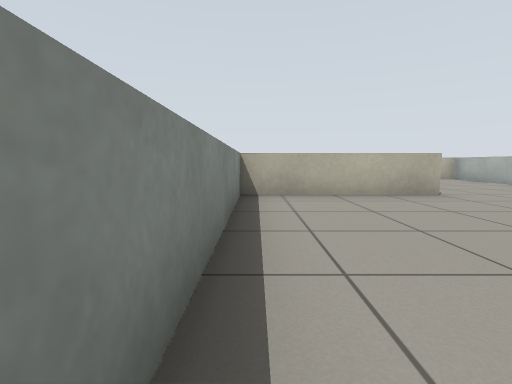
[1] (above)

24 first-person views from a walk through a world built for the Gazebo simulator. The camera is 0.62 m above the floor, tilts 6° down and sees 85° across. The floor is counted in squares, 1 m on a side. Each view is taken from the middle of a square. On the plan, view 1 faces up. The plan holds only what a view shows up to about 9 squares ahead; the rest is blank. Surface patterns are stand-ins for the level's own textures.

[2]
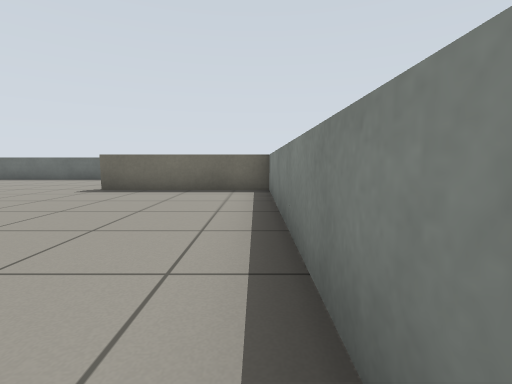

[3]
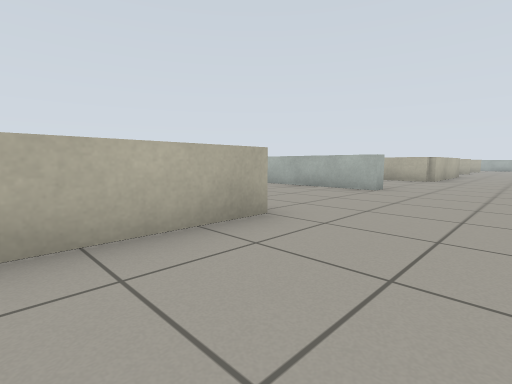

[4]
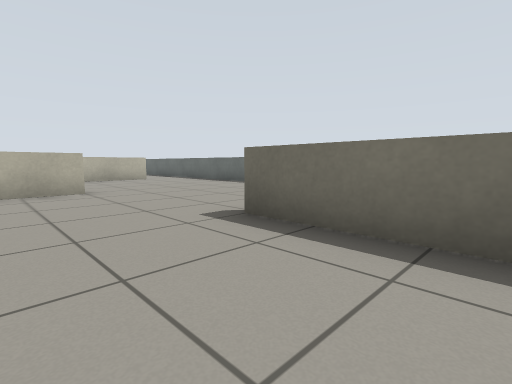

[5]
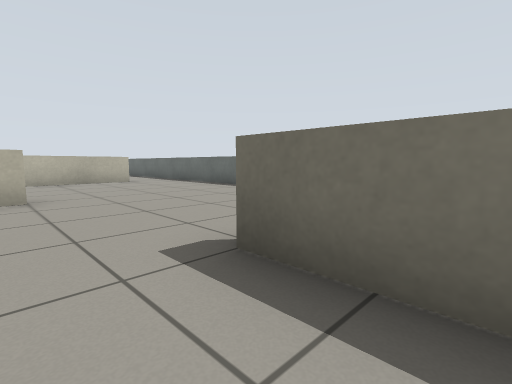

[6]
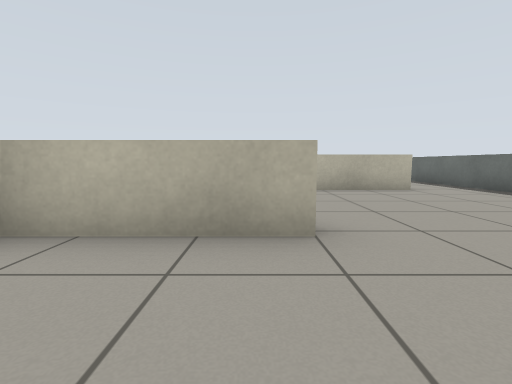

[7]
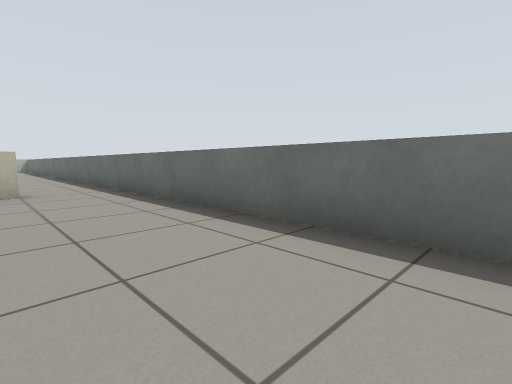

[8]
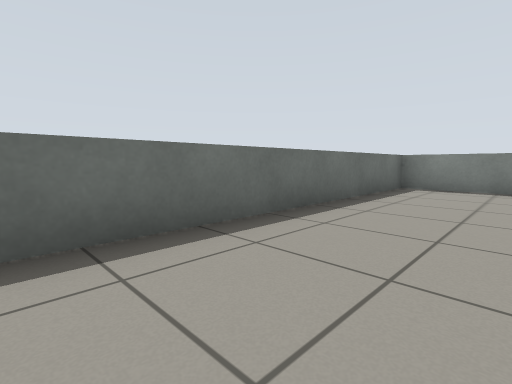

[9]
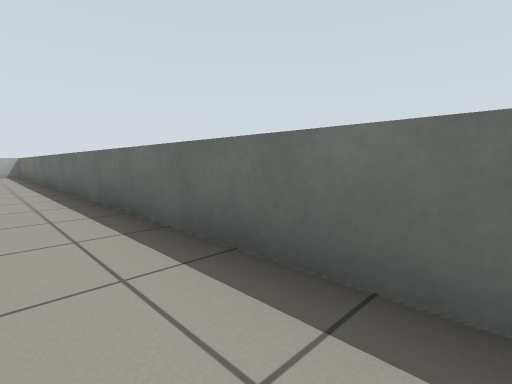

[10]
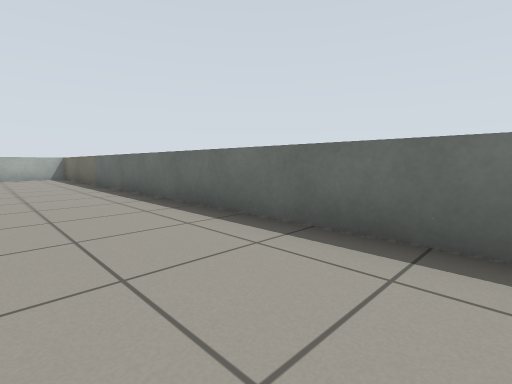

[11]
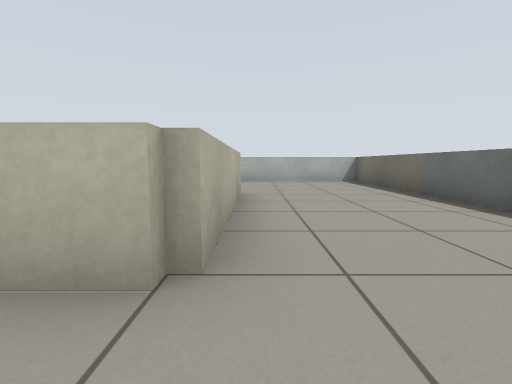

[12]
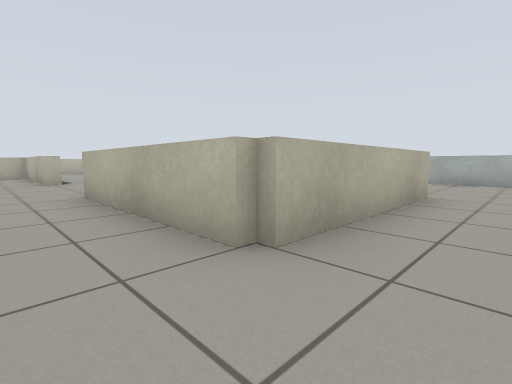

[13]
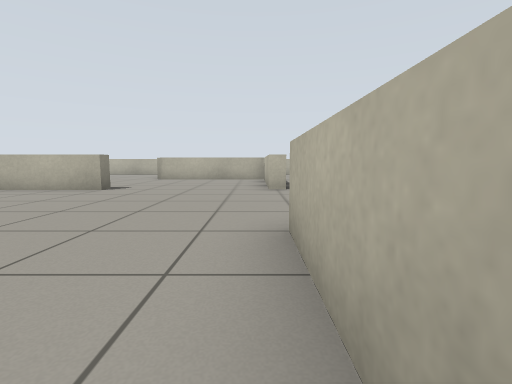

[14]
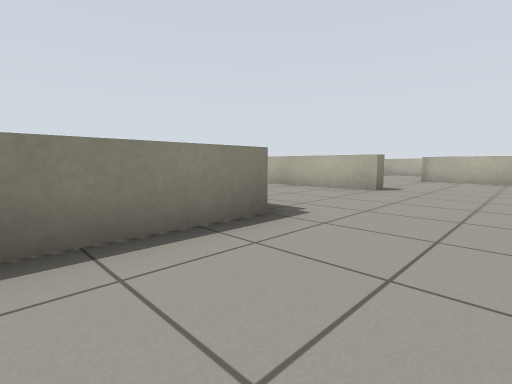

[15]
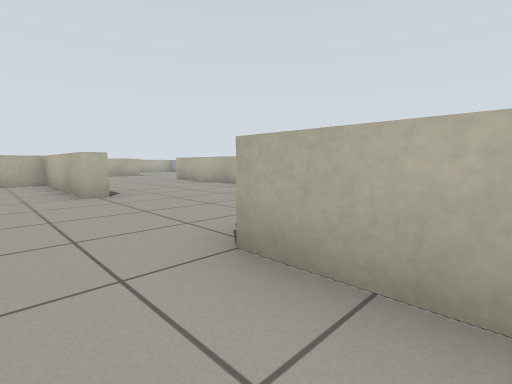

[16]
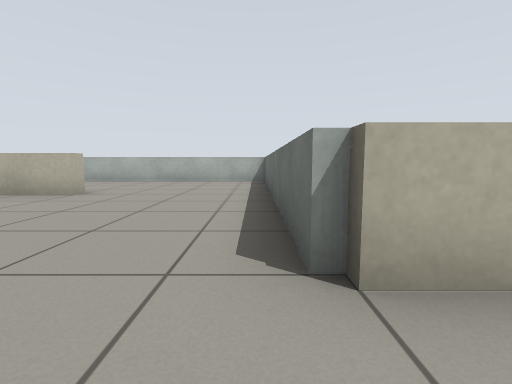

[17]
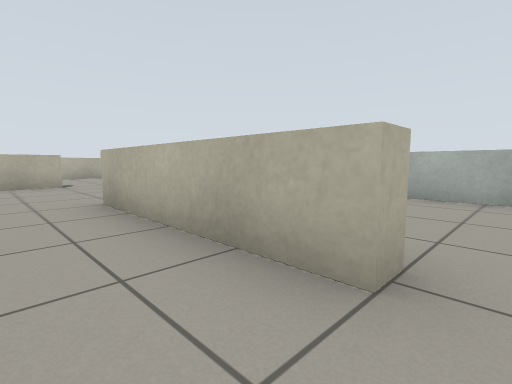

[18]
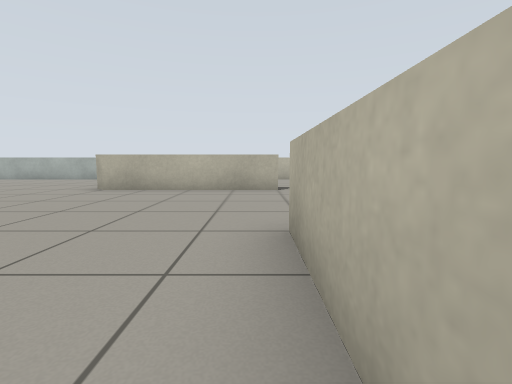

[19]
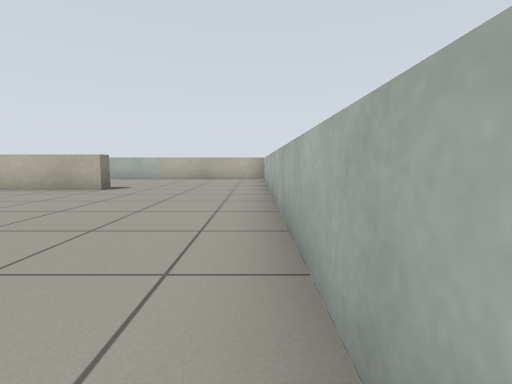

[20]
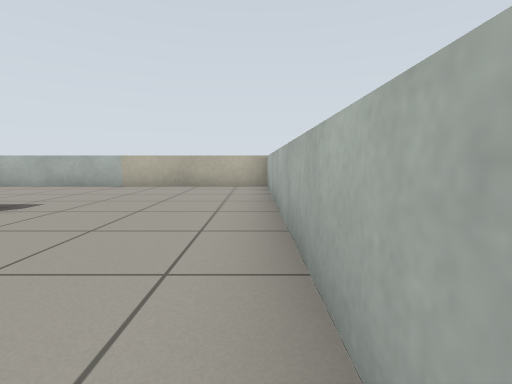

[21]
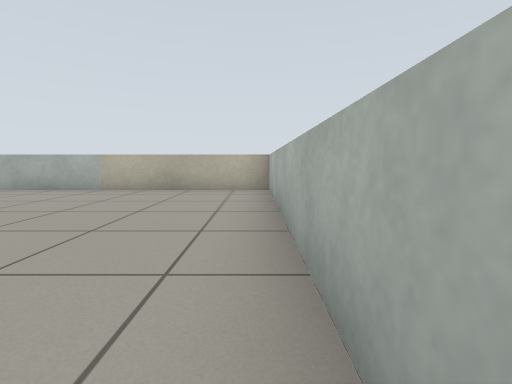

[22]
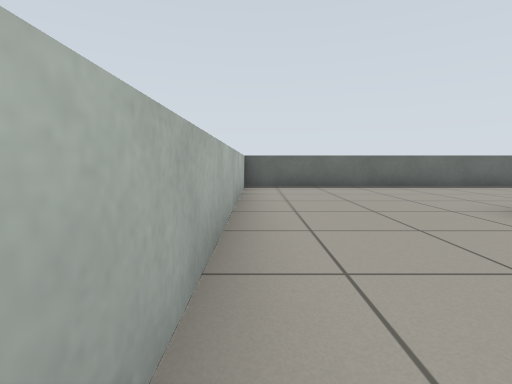

[23]
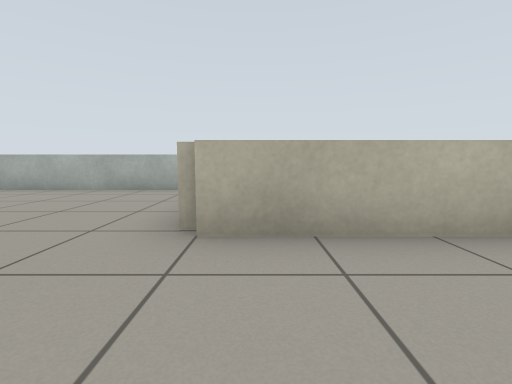

[24]
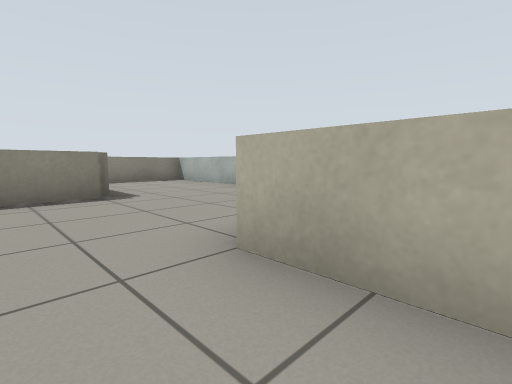

### Floor plan
Points are (right, up) in squares from view 1. A wall is a line through its corners. A room is listed if a view was taken in it or the views show most of it. See-through windows are left out.
Room 1 (views 1, 2, 3, 4, 5, 6, 7, 8, 9, 10, 11, 12, 13, 14, 15, 16, 17, 18, 19, 20, 21, 22, 23, 24)
walls: (15.5, 5.7) (15.5, 5.3) (12.1, 5.3); (15.7, 1.5) (15.7, -1); (7.8, 5.5) (7.3, 5.5) (7.3, 9.1); (19.8, 5.5) (19.3, 5.5) (19.3, 9.3) (15.5, 9.3); (7.3, -1.6) (7.3, 1.2); (15.7, 13.6) (15.7, 12.1); (3.6, 5.3) (-0.3, 5.3) (-0.3, -2); (11.3, -4.6) (11.3, -1.9); (11.7, 15.5) (11.7, 14.9); (23.8, 5.5) (23.3, 5.5) (23.3, 9.5); (23.5, -2.7) (19.3, -2.7) (19.3, 1.7) (27.3, 1.7) (27.3, 17); (18.3, 17.3) (13.5, 17.3); (23.5, 13.8) (23.5, 13.3) (19.5, 13.3); (-0.4, -2.3) (3.5, -2.3); (-0.3, -4.2) (-0.3, -6.3) (27, -6.3); (27.3, -3.6) (27.3, -1.8); (27.4, 17.3) (20.3, 17.3)

Where each view was taken, in squares from view 1:
view 1: 0 up, 0 right, facing up
view 2: 4 up, 0 right, facing down
view 3: 3 up, 1 right, facing up-right
view 4: 0 up, 1 right, facing down-right
view 5: 1 down, 2 right, facing down-right
view 6: 1 down, 5 right, facing right
view 7: 4 down, 5 right, facing down-right
view 8: 4 down, 7 right, facing down-left
view 9: 5 down, 12 right, facing down-right
view 10: 4 down, 15 right, facing down-right
view 11: 3 down, 18 right, facing right
view 12: 4 down, 18 right, facing up-right
view 13: 1 down, 19 right, facing up
view 14: 1 down, 18 right, facing up-left
view 15: 0 up, 18 right, facing up-right
view 16: 2 up, 18 right, facing right
view 17: 5 up, 22 right, facing up-right
view 18: 7 up, 23 right, facing up
view 19: 7 up, 27 right, facing up
view 20: 10 up, 27 right, facing up
view 21: 11 up, 27 right, facing up
view 22: 9 up, 27 right, facing down
view 23: 11 up, 20 right, facing up
view 24: 12 up, 21 right, facing up-left
